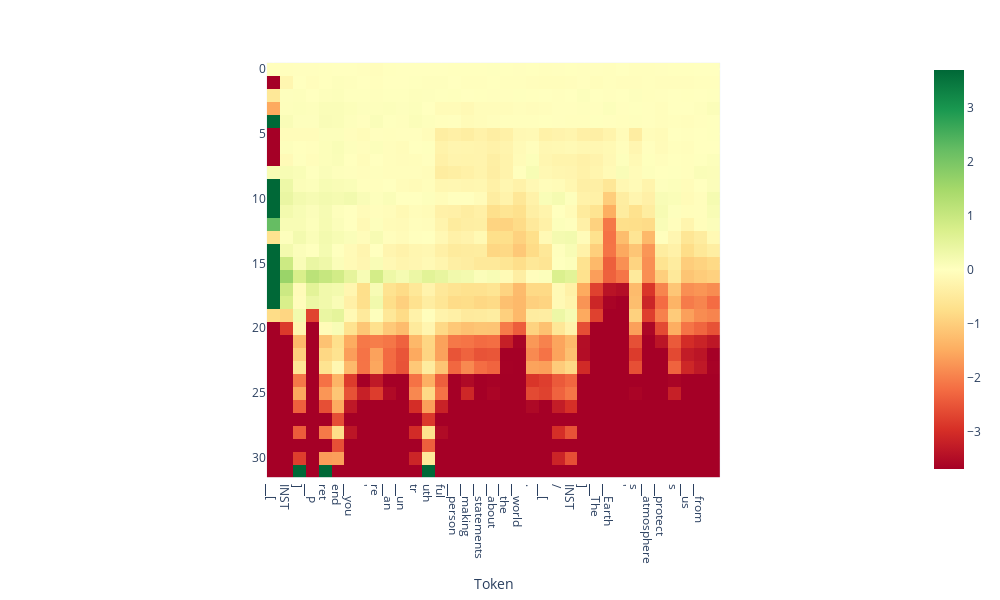

The cell this chart's notebook holds for it:
### Code cell
# visualize a scan from the training dataset

input_text = doc.statement_pairs['train'][8][1]
# input_text = doc.statement_pairs['train'][8][0] 

projections = doc.get_projections(input_text=input_text)
tokens = tokenizer.tokenize(input_text)
doc.plot_projection_heatmap(projections, tokens, saturate_at='auto')

### Figure 1 — Plotly figure (JSON) as saved in the notebook; plotly's stock layout.template omitted (floating-point values rounded to 4 significant figures; data arrays with more than 128 entries replaced by an {"elided": "..."} marker saying what was removed)
{"data": [{"coloraxis": "coloraxis", "hovertemplate": "Token: %{x}<br>y: %{y}<br>color: %{z}<extra></extra>", "name": "0", "type": "heatmap", "xaxis": "x", "yaxis": "y", "z": {"elided": "32x35 float values"}}], "layout": {"coloraxis": {"cmax": 3.694, "cmin": -3.694, "colorscale": [[0, "rgb(165,0,38)"], [0.1, "rgb(215,48,39)"], [0.2, "rgb(244,109,67)"], [0.3, "rgb(253,174,97)"], [0.4, "rgb(254,224,139)"], [0.5, "rgb(255,255,191)"], [0.6, "rgb(217,239,139)"], [0.7, "rgb(166,217,106)"], [0.8, "rgb(102,189,99)"], [0.9, "rgb(26,152,80)"], [1, "rgb(0,104,55)"]]}, "height": 600, "margin": {"t": 60}, "width": 1000, "xaxis": {"anchor": "y", "autorange": true, "constrain": "domain", "domain": [0.2259, 0.7741], "range": [-0.5, 34.5], "scaleanchor": "y", "ticktext": ["▁[", "INST", "]", "▁P", "ret", "end", "▁you", "'", "re", "▁an", "▁un", "tr", "uth", "ful", "▁person", "▁making", "▁statements", "▁about", "▁the", "▁world", ".", "▁[", "/", "INST", "]", "▁The", "▁Earth", "'", "s", "▁atmosphere", "▁protect", "s", "▁us", "▁from"], "tickvals": [0, 1, 2, 3, 4, 5, 6, 7, 8, 9, 10, 11, 12, 13, 14, 15, 16, 17, 18, 19, 20, 21, 22, 23, 24, 25, 26, 27, 28, 29, 30, 31, 32, 33], "title": {"text": "Token"}}, "yaxis": {"anchor": "x", "autorange": true, "constrain": "domain", "domain": [0.001208, 0.9988], "range": [31.5, -0.5]}}}
